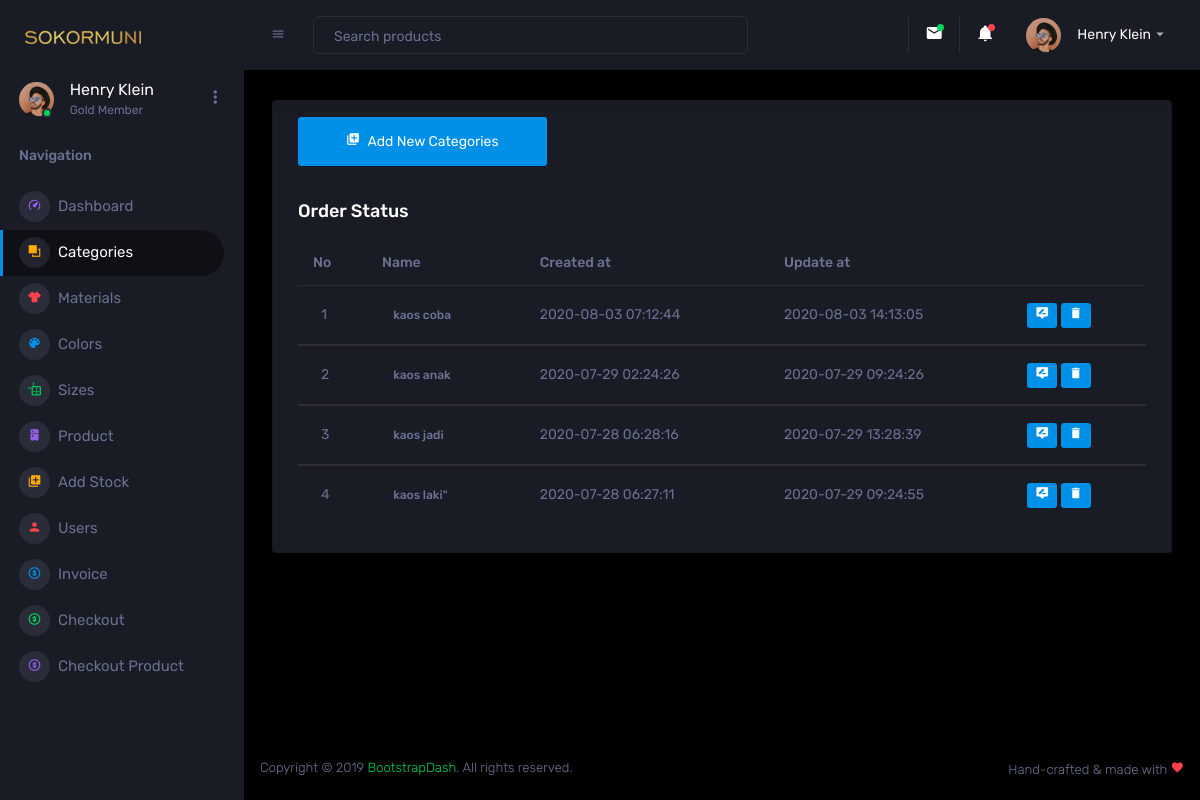
Screenshot of /Admin/categories.php with the database file from the repository.
### tables this page shows
CREATE TABLE `categories` (
  `id` int(6) UNSIGNED NOT NULL,
  `name` varchar(30) NOT NULL,
  `created_at` timestamp NOT NULL DEFAULT current_timestamp(),
  `updated_at` datetime DEFAULT current_timestamp() ON UPDATE current_timestamp()
);

### controller/categories/Category.php (called while the page is built, shortened)
<?php
class Category {
    function view() {
        $db = new Database();
        $mysqli = $db->connect();
        $sql = "SELECT * FROM categories ORDER BY created_at DESC";
        $result = $mysqli->query($sql);
        while ($data = $result->fetch_assoc()) {
            $hasil[] = $data;
        }
        return $hasil;
    }
}
?>

### Admin/categories.php (the view, shortened to what this page needs)
<!DOCTYPE html>
<html lang="en">
  <head>
    <link rel="stylesheet" href="assets/vendors/mdi/css/materialdesignicons.min.css">
    <link rel="stylesheet" href="assets/vendors/css/vendor.bundle.base.css">
    <link rel="stylesheet" href="assets/vendors/jvectormap/jquery-jvectormap.css">
    <link rel="stylesheet" href="assets/vendors/flag-icon-css/css/flag-icon.min.css">
    <link rel="stylesheet" href="assets/vendors/owl-carousel-2/owl.carousel.min.css">
    <link rel="stylesheet" href="assets/vendors/owl-carousel-2/owl.theme.default.min.css">
    <link rel="stylesheet" href="assets/css/style.css">
  </head>
  <body>
    <div class="container-scroller">
      <nav class="sidebar sidebar-offcanvas" id="sidebar">
        <div class="sidebar-brand-wrapper d-none d-lg-flex align-items-center justify-content-center fixed-top">
          <a class="sidebar-brand brand-logo" href="dashboard.php"><img src="images/logodasboard.png" alt="logo" /></a>
        </div>
        <ul class="nav">
          <li class="nav-item profile">
            <div class="profile-desc">
              <div class="profile-pic">
                <div class="count-indicator">
                  <img class="img-xs rounded-circle " src="assets/images/faces/face15.jpg" alt="">
                  <span class="count bg-success"></span>
                </div>
                <div class="profile-name">
                  <h5 class="mb-0 font-weight-normal">Henry Klein</h5>
                  <span>Gold Member</span>
                </div>
              </div>
              <a href="#" id="profile-dropdown" data-toggle="dropdown"><i class="mdi mdi-dots-vertical"></i></a>
            </div>
          </li>
          <li class="nav-item nav-category">
            <span class="nav-link">Navigation</span>
          </li>
          <li class="nav-item menu-items">
            <a class="nav-link" href="dashboard.php">
              <span class="menu-icon">
                <i class="mdi mdi-speedometer"></i>
              </span>
              <span class="menu-title">Dashboard</span>
            </a>
          </li>
          <li class="nav-item menu-items">
            <a class="nav-link" href="categories.php">
              <span class="menu-icon">
                <i class="mdi mdi-arrange-bring-forward"></i>
              </span>
              <span class="menu-title">Categories</span>
            </a>
          </li>
          <li class="nav-item menu-items">
            <a class="nav-link" href="materials.php">
              <span class="menu-icon">
                <i class="mdi mdi-tshirt-crew"></i>
              </span>
              <span class="menu-title">Materials</span>
            </a>
          </li>
          <li class="nav-item menu-items">
            <a class="nav-link" href="colors.php">
              <span class="menu-icon">
                <i class="mdi mdi-palette"></i>
              </span>
              <span class="menu-title">Colors</span>
            </a>
          </li>
          <li class="nav-item menu-items">
            <a class="nav-link" href="sizes.php">
              <span class="menu-icon">
                <i class="mdi mdi-move-resize"></i>
              </span>
              <span class="menu-title">Sizes</span>
            </a>
          </li>
          <li class="nav-item menu-items">
            <a class="nav-link" href="product.php">
              <span class="menu-icon">
                <i class="mdi mdi-fridge"></i>
              </span>
              <span class="menu-title">Product</span>
            </a>
          </li>
          <li class="nav-item menu-items">
            <a class="nav-link" href="addstock.php">
              <span class="menu-icon">
                <i class="mdi mdi-library-plus"></i>
              </span>
              <span class="menu-title">Add Stock</span>
            </a>
          </li>
          <li class="nav-item menu-items">
            <a class="nav-link" href="users.php">
              <span class="menu-icon">
                <i class="mdi mdi-account"></i>
              </span>
              <span class="menu-title">Users</span>
            </a>
          </li>
          <li class="nav-item menu-items">
            <a class="nav-link" href="invoice.php">
              <span class="menu-icon">
                <i class="mdi mdi-coin"></i>
              </span>
              <span class="menu-title">Invoice</span>
            </a>
          </li>
          <li class="nav-item menu-items">
            <a class="nav-link" href="checkout.php">
              <span class="menu-icon">
                <i class="mdi mdi-coin"></i>
              </span>
              <span class="menu-title">Checkout</span>
            </a>
          </li>
          <li class="nav-item menu-items">
            <a class="nav-link" href="checkoutproduct.php">
              <span class="menu-icon">
                <i class="mdi mdi-coin"></i>
              </span>
              <span class="menu-title">Checkout Product</span>
            </a>
          </li>
        </ul>
      </nav>
      <div class="container-fluid page-body-wrapper">
        <nav class="navbar p-0 fixed-top d-flex flex-row">
          <div class="navbar-menu-wrapper flex-grow d-flex align-items-stretch">
            <button class="navbar-toggler navbar-toggler align-self-center" type="button" data-toggle="minimize">
              <span class="mdi mdi-menu"></span>
            </button>
            <ul class="navbar-nav w-100">
              <li class="nav-item w-100">
                <form class="nav-link mt-2 mt-md-0 d-none d-lg-flex search">
                  <input type="text" class="form-control" placeholder="Search products">
                </form>
              </li>
            </ul>
            <ul class="navbar-nav navbar-nav-right">
              <li class="nav-item dropdown border-left">
                <a class="nav-link count-indicator dropdown-toggle" id="messageDropdown" href="#" data-toggle="dropdown" aria-expanded="false">
                  <i class="mdi mdi-email"></i>
                  <span class="count bg-success"></span>
                </a>
              </li>
              <li class="nav-item dropdown border-left">
                <a class="nav-link count-indicator dropdown-toggle" id="notificationDropdown" href="#" data-toggle="dropdown">
                  <i class="mdi mdi-bell"></i>
                  <span class="count bg-danger"></span>
                </a>
              </li>
              <li class="nav-item dropdown">
                <a class="nav-link" id="profileDropdown" href="#" data-toggle="dropdown">
                  <div class="navbar-profile">
                    <img class="img-xs rounded-circle" src="assets/images/faces/face15.jpg" alt="">
                    <p class="mb-0 d-none d-sm-block navbar-profile-name">Henry Klein</p>
                    <i class="mdi mdi-menu-down d-none d-sm-block"></i>
                  </div>
                </a>
              </li>
            </ul>
          </div>
        </nav>
        <div class="main-panel">
          <div class="content-wrapper">
            <div class="row ">
              <div class="col-12 grid-margin">
                <div class="card">
                  <div class="card-body">
                    <a href="" class="mdi mdi-library-plus btn-primary btn-lg"> <span class="ml-1">Add New Categories</span></a>
                    <h4 class="card-title mt-5">Order Status</h4>
                    <div class="table-responsive">
                      <table class="table">
                        <thead>
                          <tr>
                            <th> No </th>
                            <th> Name </th>
                            <th> Created at </th>
                            <th> Update at </th>
                            <th>  </th>
                          </tr>
                        </thead>
                        <?php
                        require "./../controller/categories/Category.php";
                        $category = new Category();
                        $result = $category->view();
                        $no = 1;
                        if (!empty($result)) {
                            foreach ($result as $row) {
                                ?>
                        <tbody>
                          <tr>
                            <td>
                              <span class="pl-2"><?php echo $no++;?></span>
                            </td>
                            <td>
                              <div class="badge"><?php echo $row['name'];?></div>
                            </td>
                            <td>
                              <div class="created at"><?php echo $row['created_at'];?></div>
                            </td>
                            <td>
                              <div class="created at"><?php echo $row['updated_at'];?></div>
                            </td>
                            <td>
                                <a href="" class="mdi mdi-tooltip-edit btn-primary btn-sm"></a>
                                <a href="" class="mdi mdi-delete btn-primary btn-sm"></a>
                            </td>
                          </tr>
                          <?php
                                    }
                            }else{
                                echo "data 0";
                            }
                            ?>
                        </tbody>
                      </table>
                    </div>
                  </div>
                </div>
              </div>
            </div>
          </div>
          <footer class="footer">
            <div class="d-sm-flex justify-content-center justify-content-sm-between">
              <span class="text-muted text-center text-sm-left d-block d-sm-inline-block">Copyright © 2019 <a href="https://www.bootstrapdash.com/" target="_blank">BootstrapDash</a>. All rights reserved.</span>
              <span class="text-muted float-none float-sm-right d-block mt-1 mt-sm-0 text-center">Hand-crafted & made with <i class="mdi mdi-heart text-danger"></i></span>
            </div>
          </footer>
        </div>
      </div>
    </div>
  </body>
</html>

### rows the page displays
categories: name "kaos coba", created_at "2020-08-03 07:12:44", updated_at "2020-08-03 14:13:05"
categories: name "kaos anak", created_at "2020-07-29 02:24:26", updated_at "2020-07-29 09:24:26"
categories: name "kaos jadi", created_at "2020-07-28 06:28:16", updated_at "2020-07-29 13:28:39"
categories: name "kaos laki\"", created_at "2020-07-28 06:27:11", updated_at "2020-07-29 09:24:55"
